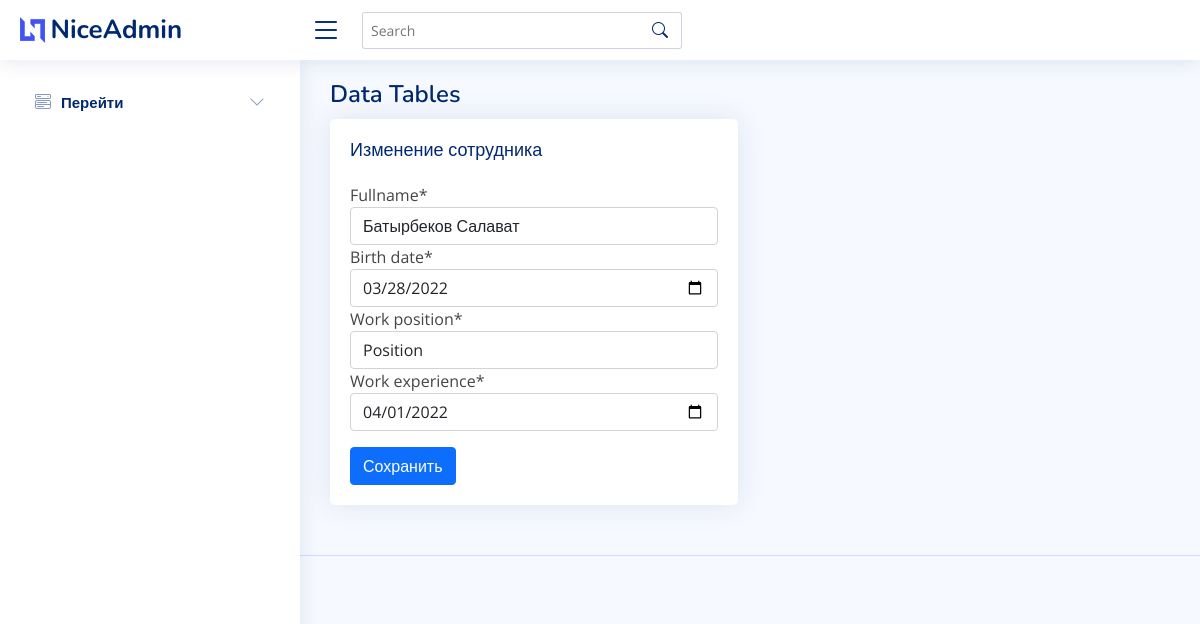
Page /worker/2/update/ (signed in) on the committed database.
### main/models.py (models this page shows, shortened)
class AbstractHuman(models.Model):
    fullname = models.CharField(max_length=50)
    birth_date = models.DateField()
    class Meta:
        abstract = True

class Worker(AbstractHuman):
    work_position = models.CharField(max_length=50)
    work_experience = models.DateField()

### main/views.py (the view)
# urls.py: path('worker/<int:pk>/update/',views.WorkerUpdateView.as_view() , name='worker_update'),
class WorkerUpdateView(LoginRequiredMixin, UpdateView):
    form_class = forms.WorkerForm
    model = Worker
    template_name = 'worker_form.html'

### main/forms.py
class WorkerForm(forms.ModelForm):
    class Meta:
        model = Worker
        fields = '__all__'
        widgets = {
            'work_experience': forms.widgets.DateInput(attrs={'type': 'date'}),
            'birth_date': forms.widgets.DateInput(attrs={'type': 'date'}),
        }

### main/templates/worker_form.html (shortened to what this page needs)
{% extends 'base.html' %}
{% load crispy_forms_tags %}
{% block content %}
<section class="section">
  <div class="row">
    <div class="col-lg-6">
      <div class="card">
        <div class="card-body">
          {% if object %}
          <h5 class="card-title">Изменение сотрудника</h5>
          {% else %}
          <h5 class="card-title">Добавление сотрудника</h5>
          {% endif %}
          <form method="post">
            {{ form|crispy }}
            <div class="row mt-3">
              <div class="col-sm-10">
                <button type="submit" class="btn btn-primary">Сохранить</button>
              </div>
            </div>
          </form>
        </div>
      </div>
    </div>
  </div>
</section>
{% endblock content %}

### main/static/css/style.css (style rules this page uses)
:root { scroll-behavior: smooth; }
body { font-family: "Open Sans", sans-serif; background: #f6f9ff; color: #444444; }
h1, h2, h3, h4, h5, h6 { font-family: "Nunito", sans-serif; }
.card { margin-bottom: 30px; border: none; border-radius: 5px; box-shadow: 0px 0 30px rgba(1, 41, 112, 0.1); }
.card-title { padding: 20px 0 15px 0; font-size: 18px; font-weight: 500; color: #012970; font-family: "Poppins", sans-serif; }
.card-body { padding: 0 20px 20px 20px; }

### rows in the picture
Worker: fullname "Батырбеков Салават", birth_date "03/28/2022", work_position "Position", work_experience "04/01/2022"
